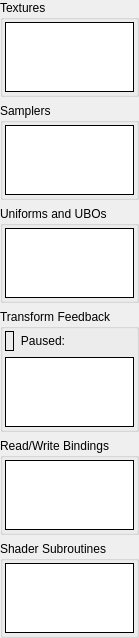
         <widget class="QWidget" name="gsScrollContents">
          <property name="geometry">
           <rect>
            <x>0</x>
            <y>0</y>
            <width>117</width>
            <height>544</height>
           </rect>
          </property>
          <layout class="QVBoxLayout" name="verticalLayout_13">
           <property name="leftMargin">
            <number>0</number>
           </property>
           <property name="topMargin">
            <number>0</number>
           </property>
           <property name="rightMargin">
            <number>0</number>
           </property>
           <property name="bottomMargin">
            <number>0</number>
           </property>
           <item>
            <widget class="CollapseGroupBox" name="gsTexGroup">
             <property name="sizePolicy">
              <sizepolicy hsizetype="Preferred" vsizetype="Expanding">
               <horstretch>0</horstretch>
               <verstretch>1</verstretch>
              </sizepolicy>
             </property>
             <property name="title">
              <string>Textures</string>
             </property>
             <layout class="QHBoxLayout" name="horizontalLayout_20">
              <property name="leftMargin">
               <number>2</number>
              </property>
              <property name="topMargin">
               <number>2</number>
              </property>
              <property name="rightMargin">
               <number>2</number>
              </property>
              <property name="bottomMargin">
               <number>2</number>
              </property>
              <item>
               <widget class="RDTreeWidget" name="gsTextures">
                <property name="frameShape">
                 <enum>QFrame::Box</enum>
                </property>
                <property name="frameShadow">
                 <enum>QFrame::Plain</enum>
                </property>
                <property name="editTriggers">
                 <set>QAbstractItemView::NoEditTriggers</set>
                </property>
                <property name="showDropIndicator" stdset="0">
                 <bool>false</bool>
                </property>
                <property name="rootIsDecorated">
                 <bool>false</bool>
                </property>
                <property name="allColumnsShowFocus">
                 <bool>true</bool>
                </property>
                <attribute name="headerStretchLastSection">
                 <bool>false</bool>
                </attribute>
               </widget>
              </item>
             </layout>
            </widget>
           </item>
           <item>
            <widget class="CollapseGroupBox" name="gsSamplerGroup">
             <property name="sizePolicy">
              <sizepolicy hsizetype="Preferred" vsizetype="Expanding">
               <horstretch>0</horstretch>
               <verstretch>1</verstretch>
              </sizepolicy>
             </property>
             <property name="title">
              <string>Samplers</string>
             </property>
             <layout class="QHBoxLayout" name="horizontalLayout_28">
              <property name="leftMargin">
               <number>2</number>
              </property>
              <property name="topMargin">
               <number>2</number>
              </property>
              <property name="rightMargin">
               <number>2</number>
              </property>
              <property name="bottomMargin">
               <number>2</number>
              </property>
              <item>
               <widget class="RDTreeWidget" name="gsSamplers">
                <property name="frameShape">
                 <enum>QFrame::Box</enum>
                </property>
                <property name="frameShadow">
                 <enum>QFrame::Plain</enum>
                </property>
                <property name="editTriggers">
                 <set>QAbstractItemView::NoEditTriggers</set>
                </property>
                <property name="showDropIndicator" stdset="0">
                 <bool>false</bool>
                </property>
                <property name="rootIsDecorated">
                 <bool>false</bool>
                </property>
                <property name="allColumnsShowFocus">
                 <bool>true</bool>
                </property>
                <attribute name="headerStretchLastSection">
                 <bool>false</bool>
                </attribute>
               </widget>
              </item>
             </layout>
            </widget>
           </item>
           <item>
            <widget class="CollapseGroupBox" name="gsUBOGroup">
             <property name="sizePolicy">
              <sizepolicy hsizetype="Preferred" vsizetype="Expanding">
               <horstretch>5</horstretch>
               <verstretch>1</verstretch>
              </sizepolicy>
             </property>
             <property name="title">
              <string>Uniforms and UBOs</string>
             </property>
             <layout class="QHBoxLayout" name="horizontalLayout_41">
              <property name="leftMargin">
               <number>2</number>
              </property>
              <property name="topMargin">
               <number>2</number>
              </property>
              <property name="rightMargin">
               <number>2</number>
              </property>
              <property name="bottomMargin">
               <number>2</number>
              </property>
              <item>
               <widget class="RDTreeWidget" name="gsUBOs">
                <property name="frameShape">
                 <enum>QFrame::Box</enum>
                </property>
                <property name="frameShadow">
                 <enum>QFrame::Plain</enum>
                </property>
                <property name="editTriggers">
                 <set>QAbstractItemView::NoEditTriggers</set>
                </property>
                <property name="showDropIndicator" stdset="0">
                 <bool>false</bool>
                </property>
                <property name="rootIsDecorated">
                 <bool>false</bool>
                </property>
                <property name="allColumnsShowFocus">
                 <bool>true</bool>
                </property>
                <attribute name="headerStretchLastSection">
                 <bool>false</bool>
                </attribute>
               </widget>
              </item>
             </layout>
            </widget>
           </item>
           <item>
            <widget class="CollapseGroupBox" name="xfbGroup">
             <property name="sizePolicy">
              <sizepolicy hsizetype="Preferred" vsizetype="Preferred">
               <horstretch>4</horstretch>
               <verstretch>1</verstretch>
              </sizepolicy>
             </property>
             <property name="title">
              <string>Transform Feedback</string>
             </property>
             <layout class="QGridLayout" name="gridLayout_3">
              <property name="leftMargin">
               <number>2</number>
              </property>
              <property name="topMargin">
               <number>2</number>
              </property>
              <property name="rightMargin">
               <number>2</number>
              </property>
              <property name="bottomMargin">
               <number>2</number>
              </property>
              <item row="0" column="0">
               <layout class="QHBoxLayout" name="xfbPaused_HLayout">
                <item>
                 <widget class="RDLabel" name="xfbObj">
                  <property name="frameShape">
                   <enum>QFrame::Box</enum>
                  </property>
                 </widget>
                </item>
                <item>
                 <widget class="QLabel" name="xfbPausedLabel">
                  <property name="text">
                   <string>Paused:</string>
                  </property>
                  <property name="alignment">
                   <set>Qt::AlignRight|Qt::AlignTrailing|Qt::AlignVCenter</set>
                  </property>
                 </widget>
                </item>
                <item>
                 <widget class="QLabel" name="xfbPaused">
                  <property name="text">
                   <string/>
                  </property>
                  <property name="rdIcon" stdset="0">
                   <string>tick</string>
                  </property>
                  <property name="alignment">
                   <set>Qt::AlignCenter</set>
                  </property>
                  <property name="margin">
                   <number>0</number>
                  </property>
                 </widget>
                </item>
                <item>
                 <spacer name="horizontalSpacer_2">
                  <property name="orientation">
                   <enum>Qt::Horizontal</enum>
                  </property>
                  <property name="sizeHint" stdset="0">
                   <size>
                    <width>40</width>
                    <height>20</height>
                   </size>
                  </property>
                 </spacer>
                </item>
               </layout>
              </item>
              <item row="4" column="0" colspan="2">
               <widget class="RDTreeWidget" name="xfbBuffers">
                <property name="frameShape">
                 <enum>QFrame::Box</enum>
                </property>
                <property name="frameShadow">
                 <enum>QFrame::Plain</enum>
                </property>
                <property name="editTriggers">
                 <set>QAbstractItemView::NoEditTriggers</set>
                </property>
                <property name="showDropIndicator" stdset="0">
                 <bool>false</bool>
                </property>
                <property name="rootIsDecorated">
                 <bool>false</bool>
                </property>
                <property name="allColumnsShowFocus">
                 <bool>true</bool>
                </property>
                <attribute name="headerStretchLastSection">
                 <bool>false</bool>
                </attribute>
               </widget>
              </item>
             </layout>
            </widget>
           </item>
           <item>
            <widget class="CollapseGroupBox" name="gsReadWriteGroup">
             <property name="sizePolicy">
              <sizepolicy hsizetype="Preferred" vsizetype="Expanding">
               <horstretch>0</horstretch>
               <verstretch>1</verstretch>
              </sizepolicy>
             </property>
             <property name="title">
              <string>Read/Write Bindings</string>
             </property>
             <layout class="QHBoxLayout" name="horizontalLayout_29">
              <property name="leftMargin">
               <number>2</number>
              </property>
              <property name="topMargin">
               <number>2</number>
              </property>
              <property name="rightMargin">
               <number>2</number>
              </property>
              <property name="bottomMargin">
               <number>2</number>
              </property>
              <item>
               <widget class="RDTreeWidget" name="gsReadWrite">
                <property name="frameShape">
                 <enum>QFrame::Box</enum>
                </property>
                <property name="frameShadow">
                 <enum>QFrame::Plain</enum>
                </property>
                <property name="editTriggers">
                 <set>QAbstractItemView::NoEditTriggers</set>
                </property>
                <property name="showDropIndicator" stdset="0">
                 <bool>false</bool>
                </property>
                <property name="rootIsDecorated">
                 <bool>false</bool>
                </property>
                <property name="allColumnsShowFocus">
                 <bool>true</bool>
                </property>
                <attribute name="headerStretchLastSection">
                 <bool>false</bool>
                </attribute>
               </widget>
              </item>
             </layout>
            </widget>
           </item>
           <item>
            <widget class="CollapseGroupBox" name="gsSubroutineGroup">
             <property name="sizePolicy">
              <sizepolicy hsizetype="Preferred" vsizetype="Expanding">
               <horstretch>0</horstretch>
               <verstretch>1</verstretch>
              </sizepolicy>
             </property>
             <property name="title">
              <string>Shader Subroutines</string>
             </property>
             <layout class="QHBoxLayout" name="horizontalLayout_18">
              <property name="leftMargin">
               <number>2</number>
              </property>
              <property name="topMargin">
               <number>2</number>
              </property>
              <property name="rightMargin">
               <number>2</number>
              </property>
              <property name="bottomMargin">
               <number>2</number>
              </property>
              <item>
               <widget class="RDTreeWidget" name="gsSubroutines">
                <property name="frameShape">
                 <enum>QFrame::Box</enum>
                </property>
                <property name="frameShadow">
                 <enum>QFrame::Plain</enum>
                </property>
                <property name="editTriggers">
                 <set>QAbstractItemView::NoEditTriggers</set>
                </property>
                <property name="showDropIndicator" stdset="0">
                 <bool>false</bool>
                </property>
                <property name="rootIsDecorated">
                 <bool>false</bool>
                </property>
                <property name="allColumnsShowFocus">
                 <bool>true</bool>
                </property>
                <attribute name="headerStretchLastSection">
                 <bool>false</bool>
                </attribute>
               </widget>
              </item>
             </layout>
            </widget>
           </item>
           <item>
            <spacer name="verticalSpacer_5">
             <property name="orientation">
              <enum>Qt::Vertical</enum>
             </property>
             <property name="sizeType">
              <enum>QSizePolicy::MinimumExpanding</enum>
             </property>
             <property name="sizeHint" stdset="0">
              <size>
               <width>0</width>
               <height>0</height>
              </size>
             </property>
            </spacer>
           </item>
          </layout>
         </widget>
